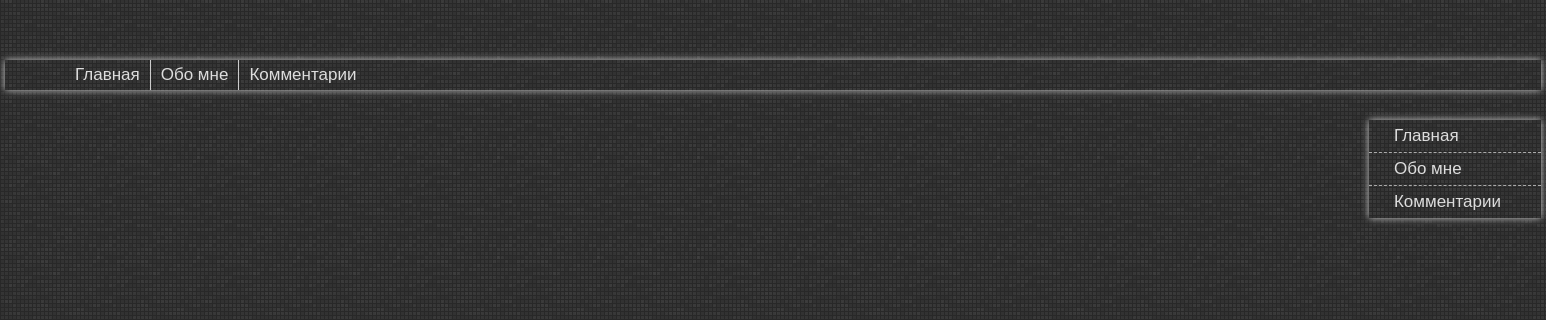
Before: / with the older database file.
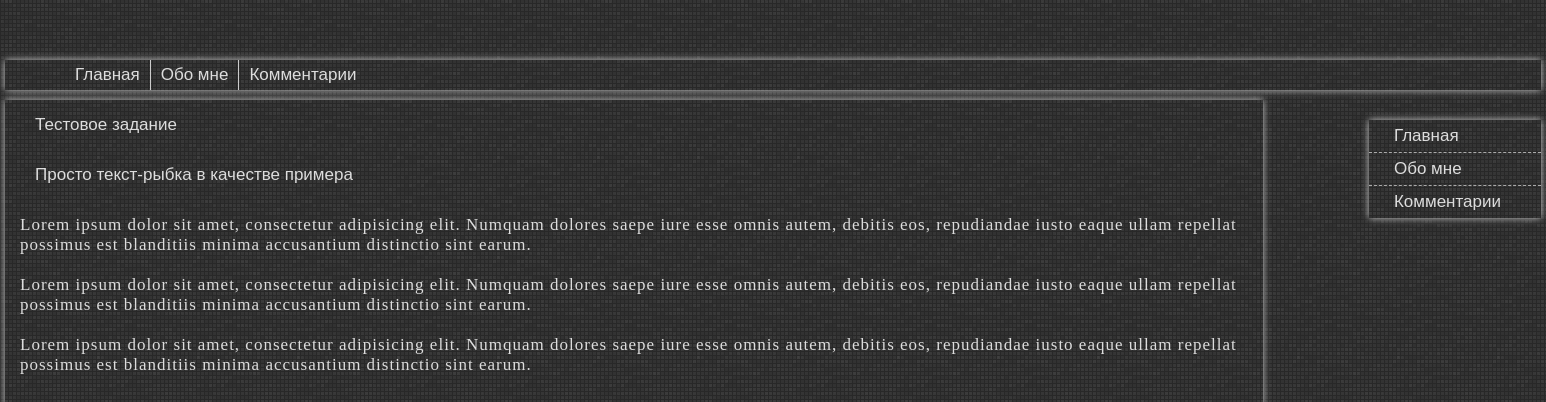
After: the same page with the newer database file.
### tables this page shows
CREATE TABLE IF NOT EXISTS `main` (
  `id` int(11) NOT NULL AUTO_INCREMENT,
  `title1` varchar(100) NOT NULL,
  `title2` varchar(100) NOT NULL,
  `article` text NOT NULL,
  PRIMARY KEY (`id`)
);

### index.php (called while the page is built, shortened)
<?php
require_once("model/model.php");
require_once("view/template.php");
?>

### database.php (called while the page is built, shortened)
<?php
class Database
{
    static function query($query)
    {
        $mysqli = new mysqli("localhost", "presentation", "presentation", "presentation");
        $tableQuery = $mysqli->query($query);
        return $tableQuery;
    }
}
?>

### model/model.php (called while the page is built, shortened)
<?php
require_once("database.php");
class Model
{
    static function readMainPage()
    {
        $result = Database::query("SELECT * FROM main");
        $articles = array();
        while ($obj = $result->fetch_object()) {
            $articles[$obj->id] = $obj;
        }
        return $articles;
    }
}
?>

### view/pages/mainpage_view.php (the view)
<?php $articles = Model::readMainPage(); ?>
<div class="content border">
    <? foreach ($articles as $article): ?>
        <h2><?php echo $article->title1; ?></h2>
        <h3><?php echo $article->title2; ?></h3>
        <p>
            <?php echo $article->article; ?>
        </p>
    <? endforeach; ?>
</div>

Changed rows visible on the page:
added main: title1 "Тестовое задание", title2 "Просто текст-рыбка в качестве примера", article "Lorem ipsum dolor sit amet, consectetur adipisicing elit. Numquam dolores saepe iure esse omnis autem, debitis eos, repudiandae iusto eaque ullam repellat possimus est blanditiis minima accusantium distinctio sint earum. Lorem ipsum dolor sit amet, consectetur adipisicing elit. Numquam dolores saepe iure esse omnis autem, debitis eos, repudiandae iusto eaque ullam repellat possimus est blanditiis minima accusantium distinctio sint earum. Lorem ipsum dolor sit amet, consectetur adipisicing elit. Numquam dolores saepe iure esse omnis autem, debitis eos, repudiandae iusto eaque ullam repellat possimus est blanditiis minima accusantium distinctio sint earum."
